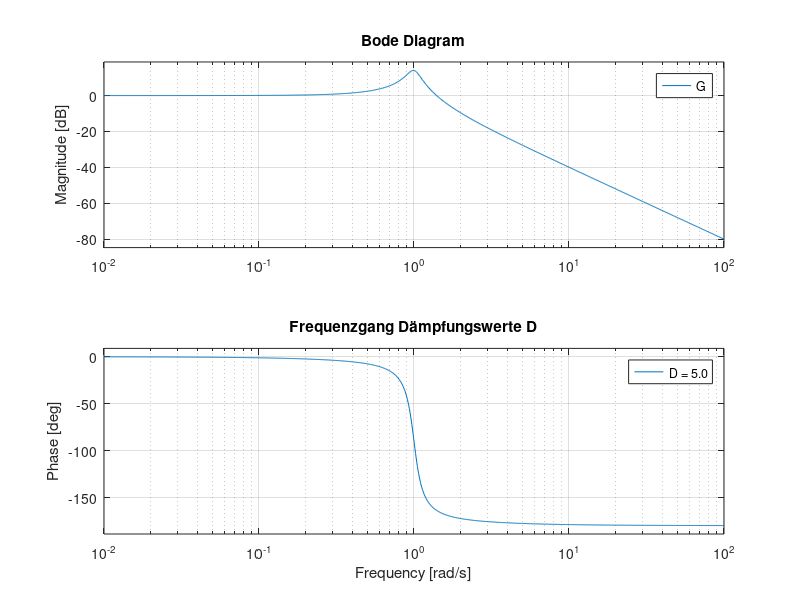

Write the MATLAB code that produced this figure. (Note: this script raises an error after producing the figure.)
% RT1 Lab

%% Vorbereitungsaufgabe 3 d

v = 1;

T = 1;

T_0 = 0;
T_max = 90;

resolution = 100000;

tolerance = 0.05;

t = linspace(T_0, T_max, resolution);

%% - -- - -- - -- - -- - -- - -- - -- - -- - -- - --

D_range = [5.0, 2.0, 1.0, 0.7, 0.5, 0.1];


%% - -- - -- - -- - -- - -- - -- - -- - -- - -- - --

close all

fig = figure();

labels = {};

hold on

for i = 1:length(D_range)

    D = D_range(i);

    G = tf(v, [T, 2*D, 1]);

    bode(G);

    labels{end+1} = sprintf('D = %.1f', D);

end

hold off

legend(labels, 'Location', 'best');

title('Frequenzgang Dämpfungswerte D');

export_figure(fig, "plots/vb_3d");
